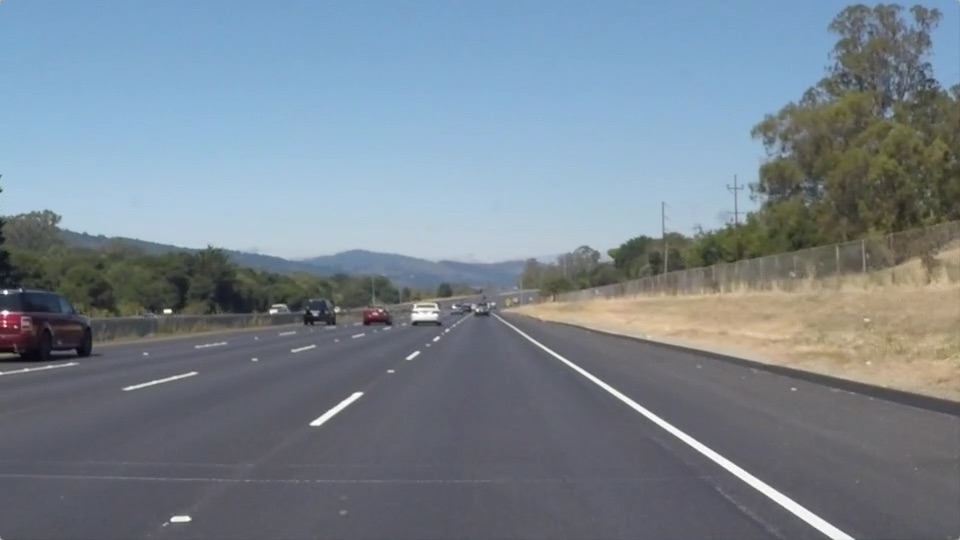
#> input picture test_images/solidWhiteRight.jpg, 960 x 540 px
$ jupyter execute --allow-errors P1.ipynb   (shell and % lines are left out)
#> lines starting #> are read from the running program, lines starting #| are printed output that depends on the picture; after the words box and inside, x2 and y2 are one past the last pixel; in counts of white or black regions, pixels touching at a corner belong together
# Self-Driving Car Engineer Nanodegree

## Project: **Finding Lane Lines on the Road**
***
In this project, you will use the tools you learned about in the lesson to identify lane lines on the road.  You can develop your pipeline on a series of individual images, and later apply the result to a video stream (really just a series of images). Check out the video clip "raw-lines-example.mp4" (also contained in this repository) to see what the output should look like after using the helper functions below.

Once you have a result that looks roughly like "raw-lines-example.mp4", you'll need to get creative and try to average and/or extrapolate the line segments you've detected to map out the full extent of the lane lines.  You can see an example of the result you're going for in the video "P1_example.mp4".  Ultimately, you would like to draw just one line for the left side of the lane, and one for the right.

In addition to implementing code, there is a brief writeup to complete. The writeup should be completed in a separate file, which can be either a markdown file or a pdf document. There is a [write up template](https://github.com/udacity/CarND-LaneLines-P1/blob/master/writeup_template.md) that can be used to guide the writing process. Completing both the code in the Ipython notebook and the writeup template will cover all of the [rubric points](https://review.udacity.com/#!/rubrics/322/view) for this project.

---
Let's have a look at our first image called 'test_images/solidWhiteRight.jpg'.  Run the 2 cells below (hit Shift-Enter or the "play" button above) to display the image.

**Note: If, at any point, you encounter frozen display windows or other confounding issues, you can always start again with a clean slate by going to the "Kernel" menu above and selecting "Restart & Clear Output".**

---

**The tools you have are color selection, region of interest selection, grayscaling, Gaussian smoothing, Canny Edge Detection and Hough Tranform line detection.  You  are also free to explore and try other techniques that were not presented in the lesson.  Your goal is piece together a pipeline to detect the line segments in the image, then average/extrapolate them and draw them onto the image for display (as below).  Once you have a working pipeline, try it out on the video stream below.**

---

<figure>

 <figcaption>
 <p></p>
 <p style="text-align: center;"> Your output should look something like this (above) after detecting line segments using the helper functions below </p>
 </figcaption>
</figure>
 <p></p>
<figure>

 <figcaption>
 <p></p>
 <p style="text-align: center;"> Your goal is to connect/average/extrapolate line segments to get output like this</p>
 </figcaption>
</figure>

**Run the cell below to import some packages.  If you get an `import error` for a package you've already installed, try changing your kernel (select the Kernel menu above --> Change Kernel).  Still have problems?  Try relaunching Jupyter Notebook from the terminal prompt.  Also, consult the forums for more troubleshooting tips.**

## Import Packages

[cell 1]
#importing some useful packages
import matplotlib.pyplot as plt
import matplotlib.image as mpimg
import numpy as np
import cv2
import os
import sys
from collections import deque

## Read in an Image

[cell 2]
#reading in an image
image = mpimg.imread('test_images/solidWhiteRight.jpg')
#> image is the input picture: shape (540, 960, 3); mean R, G, B 120.3, 132.6, 143.7

#printing out some stats and plotting
print('This image is:', type(image), 'with dimensions:', image.shape)
#| This image is: <class 'numpy.ndarray'> with dimensions: (540, 960, 3)
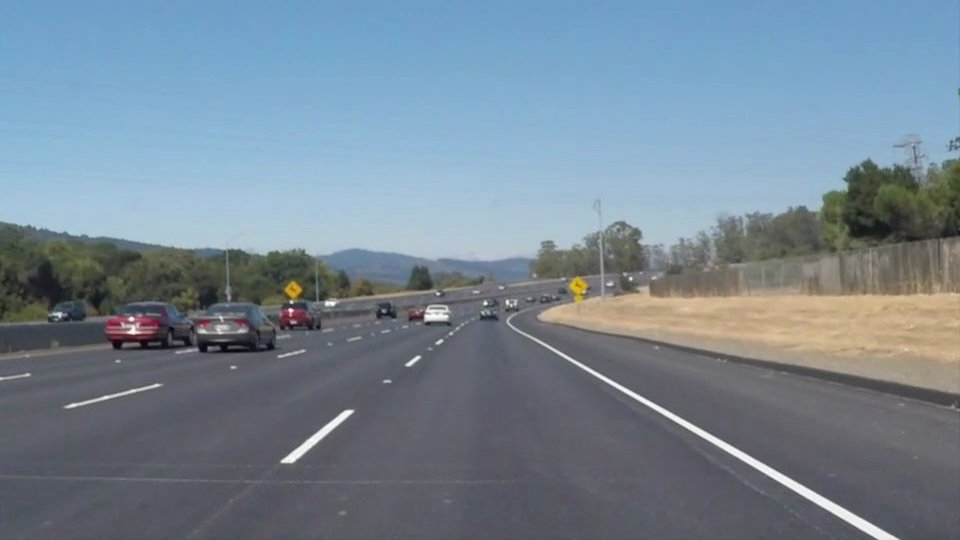
#> input picture test_images/solidWhiteCurve.jpg, 960 x 540 px
#> in TestImage, image is the input picture: shape (540, 960, 3); mean R, G, B 118.5, 134.5, 148.1
plt.imshow(image)  # if you wanted to show a single color channel image called 'gray', for example, call as plt.imshow(gray, cmap='gray')

## Ideas for Lane Detection Pipeline

**Some OpenCV functions (beyond those introduced in the lesson) that might be useful for this project are:**

`cv2.inRange()` for color selection
`cv2.fillPoly()` for regions selection
`cv2.line()` to draw lines on an image given endpoints
`cv2.addWeighted()` to coadd / overlay two images
`cv2.cvtColor()` to grayscale or change color
`cv2.imwrite()` to output images to file
`cv2.bitwise_and()` to apply a mask to an image

**Check out the OpenCV documentation to learn about these and discover even more awesome functionality!**

## Helper Functions

Below are some helper functions to help get you started. They should look familiar from the lesson!

[cell 3]
import math
g_left_upper = (0,0)
g_left_down = (0,0)
g_right_down = (0,0)
g_right_upper = (0,0)
last_5_average_left_side_lines = deque([])
last_5_average_right_side_lines = deque([])
last_left_low_point = []
last_left_up_point = []
last_right_low_point = []
last_right_up_point = []

def grayscale(img):
    """Applies the Grayscale transform
    This will return an image with only one color channel
    but NOTE: to see the returned image as grayscale
    (assuming your grayscaled image is called 'gray')
    you should call plt.imshow(gray, cmap='gray')"""
    return cv2.cvtColor(img, cv2.COLOR_RGB2GRAY)
    # Or use BGR2GRAY if you read an image with cv2.imread()
    # return cv2.cvtColor(img, cv2.COLOR_BGR2GRAY)

def canny(img, low_threshold, high_threshold):
    """Applies the Canny transform"""
    return cv2.Canny(img, low_threshold, high_threshold)

def gaussian_blur(img, kernel_size):
    """Applies a Gaussian Noise kernel"""
    return cv2.GaussianBlur(img, (kernel_size, kernel_size), 0)

def region_of_interest(img, vertices):
    """
    Applies an image mask.

    Only keeps the region of the image defined by the polygon
    formed from `vertices`. The rest of the image is set to black.
    """
    #defining a blank mask to start with
    mask = np.zeros_like(img)

    #defining a 3 channel or 1 channel color to fill the mask with depending on the input image
    if len(img.shape) > 2:
        channel_count = img.shape[2]  # i.e. 3 or 4 depending on your image
        ignore_mask_color = (255,) * channel_count
    else:
        ignore_mask_color = 255

    #filling pixels inside the polygon defined by "vertices" with the fill color
    cv2.fillPoly(mask, vertices, ignore_mask_color)

    #returning the image only where mask pixels are nonzero
    masked_image = cv2.bitwise_and(img, mask)
    return masked_image

def separate_left_right_lane(lines, middle_line):
    """
    This is separate the lines into left and right lanes
    """

    left_side_lane1_lines = []
    right_side_lane2_lines = []
    x1 = middle_line[0]
    y1 = middle_line[1]
    x2 = middle_line[2]
    y2 = middle_line[3]

    left_upper = get_boundary_points()[0]
    left_value = (left_upper[0] - x1)*(y2-y1) - (left_upper[1]-y1)*(x2-x1)
    for line in lines:
        for x, y, a, b in line:
            if abs(x -a)>0.1 and abs((y-b)/(x-a)) < 0.5:  # if the angle is within [-30, 30] degree, ignore it
                continue
            d = (x - x1) * (y2 - y1) - (y - y1) * (x2 - x1)
            if d * left_value > 0:
                left_side_lane1_lines += [(x,y,a,b)]
            else:
                right_side_lane2_lines += [(x,y,a,b)]
    return left_side_lane1_lines, right_side_lane2_lines

def get_expanded_line(average_line, boundary_line):
    '''
    expand the average line to the boundary of the interested region
    '''
    upPoint = (average_line[0], average_line[1])
    lowPoint = (average_line[2], average_line[3])
    boundary_upPoint = (boundary_line[0], boundary_line[1])
    boundary_lowPoint = (boundary_line[2], boundary_line[3])
    project_lowPoint = get_projection_point(lowPoint, upPoint, boundary_lowPoint)
    project_upPoint  = get_projection_point(lowPoint, upPoint, boundary_upPoint)
    expanded_line = [int(round(x)) for x in (project_lowPoint[0], project_lowPoint[1], project_upPoint[0], project_upPoint[1])]
    return expanded_line

def get_boundary_line_on_the_same_side(middle_line, testing_point):
    '''
    get boundary line on the same side as the testing point
    '''
    x1, y1, x2, y2 = middle_line[0], middle_line[1], middle_line[2], middle_line[3]
    test_x, test_y = testing_point[0], testing_point[1]
    d = (test_x - x1) * (y2 - y1) - (test_y - y1) * (x2 - x1)
    left_boundary_lane, right_boundary_lane = get_left_right_boundary_lanes()

    test_x, test_y = left_boundary_lane[0], left_boundary_lane[1]
    d1 = (test_x - x1) * (y2 - y1) - (test_y - y1) * (x2 - x1)

    if (d * d1 > 0):
        return left_boundary_lane, True # true means left lane
    else:
        return right_boundary_lane, False # false mean right lane

def smooth_average_line(line, is_left_side):
    '''
    Use the current line together the last 5 frame average line value
    to smooth the value
    '''
    global last_5_average_left_side_lines
    global last_5_average_right_side_lines

    if is_left_side:
        last_5_average_lines = last_5_average_left_side_lines
    else:
        last_5_average_lines = last_5_average_right_side_lines

    history_size = len(last_5_average_lines)
    sum_x1, sum_y1, sum_x2, sum_y2 = line[0], line[1], line[2], line[3]
    for x1, y1, x2, y2 in last_5_average_lines:
        sum_x1 += x1
        sum_y1 += y1
        sum_x2 += x2
        sum_y2 += y2
    x1 = sum_x1 / (history_size + 1)
    y1 = sum_y1 / (history_size + 1)
    x2 = sum_x2 / (history_size + 1)
    y2 = sum_y2 / (history_size + 1)
    smoothed_line = [x1, y1, x2, y2]
    if (history_size == 5):
        last_5_average_lines.popleft()
    last_5_average_lines.append(smoothed_line)

    return smoothed_line

def get_average_expand_line(lines, is_left):
    """
    from a set of lines, return the average line
    """
    # Get the average Y Value
    sumY = 0
    for line in lines:
        sumY += line[1] + line[3]
    global last_left_low_point
    global last_left_up_point
    global last_right_low_point
    global last_right_up_point
    detected_lines_length = len(lines)
    if detected_lines_length > 0:
        averageY = sumY / 2 / detected_lines_length
        upperPnts = []
        lowerPnts = []
        for line in lines:
            x1, y1, x2, y2 = line[0], line[1], line[2], line[3]
            # upper points group
            if (y1 < averageY):
                upperPnts.append((x1, y1))
            else:
                lowerPnts.append((x1, y1))
            # lower points group
            if (y2 < averageY):
                upperPnts.append((x2, y2))
            else:
                lowerPnts.append((x2, y2))
        lowSumValues = list(map(sum, zip(*lowerPnts)))
        upSumValues = list(map(sum, zip(*upperPnts)))

        if (len(lowerPnts) == 0):
            if is_left:
                lowPoint = last_left_low_point
            else:
                lowPoint = last_right_low_point
        else:
            lowPoint = list(map(lambda x: x/len(lowerPnts), lowSumValues))
        if (len(upperPnts) == 0):
            if is_left:
                upPoint = last_left_up_point
            else:
                upPoint = last_right_up_point
        else:
            upPoint  = list(map(lambda x: x/len(upperPnts), upSumValues))

        if is_left:
            last_left_low_point = lowPoint
            last_left_up_point = upPoint
        else:
            last_right_low_point = lowPoint
            last_right_up_point = upPoint

    else:
        if is_left:
            lowPoint = last_left_low_point
            upPoint = last_left_up_point
        else:
            lowPoint = last_right_low_point
            upPoint = last_right_up_point

    middle_line = get_middle_lane()
    boundary_line, is_left_side = get_boundary_line_on_the_same_side(middle_line, lowPoint)
    average_line = [upPoint[0], upPoint[1], lowPoint[0], lowPoint[1]]
    average_line = smooth_average_line(average_line, is_left_side)
    expand_line = get_expanded_line(average_line, boundary_line)

    return expand_line

def get_projection_point(pointA, pointB, point):
    '''
    get the project of point on the line formed by pointA, pointB
    '''
    v1 = (point[0]  - pointA[0], point[1]  - pointA[1]) #point - pointA
    v2 = (pointB[0] - pointA[0], pointB[1] - pointA[1]) #pointB - pointA
    v2_dim = math.sqrt(v2[0]*v2[0] + v2[1]*v2[1])
    v2_norm = [v2[0] / v2_dim, v2[1] / v2_dim]
    project_length = v1[0] * v2_norm[0] + v1[1] * v2_norm[1]
    x = pointA[0] + v2_norm[0] * project_length
    y = pointA[1] + v2_norm[1] * project_length
    return [x, y]


def draw_lines(img, lines, color=[255, 0, 0], thickness=2):
    """
    NOTE: this is the function you might want to use as a starting point once you want to
    average/extrapolate the line segments you detect to map out the full
    extent of the lane (going from the result shown in raw-lines-example.mp4
    to that shown in P1_example.mp4).

    Think about things like separating line segments by their
    slope ((y2-y1)/(x2-x1)) to decide which segments are part of the left
    line vs. the right line.  Then, you can average the position of each of
    the lines and extrapolate to the top and bottom of the lane.

    This function draws `lines` with `color` and `thickness`.
    Lines are drawn on the image inplace (mutates the image).
    If you want to make the lines semi-transparent, think about combining
    this function with the weighted_img() function below
    """
    for line in lines:
        for x1,y1,x2,y2 in line:
            #print(x1,y1,x2,y2)
            cv2.line(img, (x1, y1), (x2, y2), color, thickness)

def hough_lines(img, rho, theta, threshold, min_line_len, max_line_gap):
    """
    `img` should be the output of a Canny transform.

    Returns an image with hough lines drawn.
    """
    line_img = np.zeros((img.shape[0], img.shape[1], 3), dtype=np.uint8)
    lines = cv2.HoughLinesP(img, rho, theta, threshold, np.array([]), minLineLength=min_line_len, maxLineGap=max_line_gap)
    middle_line = get_middle_lane()
    left_side_lines, right_side_lines = separate_left_right_lane(lines, middle_line)
    left_line = list(get_average_expand_line(left_side_lines, True))
    left_line_array = np.array([[left_line]])
    #printprint(one_side_line)
    right_line = list(get_average_expand_line(right_side_lines, False))
    right_line_array = np.array([[right_line]])
    #print(other_side_line)
    draw_lines(line_img, left_line_array, thickness=10)
    draw_lines(line_img, right_line_array, thickness=10)
    return line_img

# Python 3 has support for cool math symbols.

def weighted_img(img, initial_img, α=0.8, β=1., λ=0.):
    """
    `img` is the output of the hough_lines(), An image with lines drawn on it.
    Should be a blank image (all black) with lines drawn on it.

    `initial_img` should be the image before any processing.

    The result image is computed as follows:

    initial_img * α + img * β + λ
    NOTE: initial_img and img must be the same shape!
    """
    return cv2.addWeighted(initial_img, α, img, β, λ)

def get_middle_lane():
    '''
    This is to get the region of interest
    '''
    left_upper_p,left_down_p, right_down_p, right_upper_p = get_boundary_points()
    upper_x = int(round(left_upper_p[0] + right_upper_p[0] ) * 0.5)
    upper_y = int(round(left_upper_p[1] + right_upper_p[1] ) * 0.5)
    lower_x = int(round(left_down_p[0] + right_down_p[0] ) * 0.5)
    lower_y = int(round(left_down_p[1] + right_down_p[1] ) * 0.5)
    return [upper_x, upper_y, lower_x, lower_y]

def get_left_right_boundary_lanes():
    '''
    get the left|right boundary line from the boundary points
    '''
    left_upper_p,left_down_p, right_down_p, right_upper_p = get_boundary_points()
    left_boundary_lane = [left_upper_p[0], left_upper_p[1], left_down_p[0], left_down_p[1]]
    right_boundary_lane = [right_upper_p[0], right_upper_p[1], right_down_p[0], right_down_p[1]]
    return left_boundary_lane, right_boundary_lane

def get_boundary_points(image=None):
    '''
    return the boundary points of the given image's shape and set the values
    to the global left_upper, left_down, right_down, right_upper points
    if image is not given, return the global value
    '''
    global left_upper, left_down, right_down, right_upper
    if image is not None:
        #calculate the boundary
        width, height = image.shape[1], image.shape[0]
        left_horizontal_ratio = 0.45
        right_horizontal_ratio = 0.55
        left_upper_width = int(round(width * left_horizontal_ratio))
        right_upper_width = width - left_upper_width
        vertical_ratio = 0.6
        half_height = int(round(height * vertical_ratio))

        left_upper = (left_upper_width, half_height)
        left_down = (0, height)
        right_down = (width, height)
        right_upper = (right_upper_width, half_height)

        '''
        left_upper = (430,320)
        left_down = (100,540)
        right_down = (920,540)
        right_upper = (530,320)
        '''
        # [4 lines of commented-out code are left out]
    return left_upper, left_down, right_down, right_upper

def reset_global_values():
    '''
    As when used in jupyter book,
    sometimes we need to reset the global value
    '''
    global g_left_down, g_left_upper
    global g_right_down, g_right_upper
    global last_5_average_left_side_lines, last_5_average_right_side_lines
    global last_left_low_point, last_left_up_point
    global last_right_low_point, last_right_up_point
    g_left_upper = (0,0)
    g_left_down = (0,0)
    g_right_down = (0,0)
    g_right_upper = (0,0)
    last_5_average_left_side_lines = deque([])
    last_5_average_right_side_lines = deque([])
    last_left_low_point = []
    last_left_up_point = []
    last_right_low_point = []
    last_right_up_point = []

def process_image(image):
    '''
    the pipe line to process each image
    '''
    try:
        red_threshold = 180
        green_threshold = 180
        blue_threshold = 0
        rgb_threshold = [red_threshold, green_threshold, blue_threshold]
        thresholds = (image[:,:,0] < rgb_threshold[0]) \
                    | (image[:,:,1] < rgb_threshold[1]) \
                    | (image[:,:,2] < rgb_threshold[2])
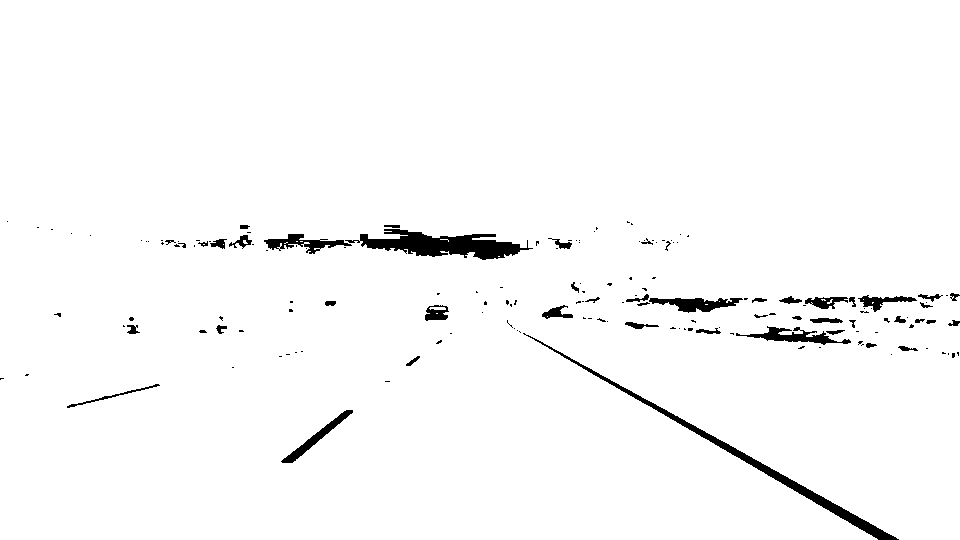
#> thresholds: shape (540, 960) bool; 97.7% white; 163 black regions (116 under 20 px), largest, box (x1, y1, x2, y2) and area: (345, 229, 533, 260) 2753, (523, 333, 899, 540) 2494, (736, 326, 851, 345) 758

        filterImg = np.copy(image)
        filterImg[thresholds] = [0,0,0]
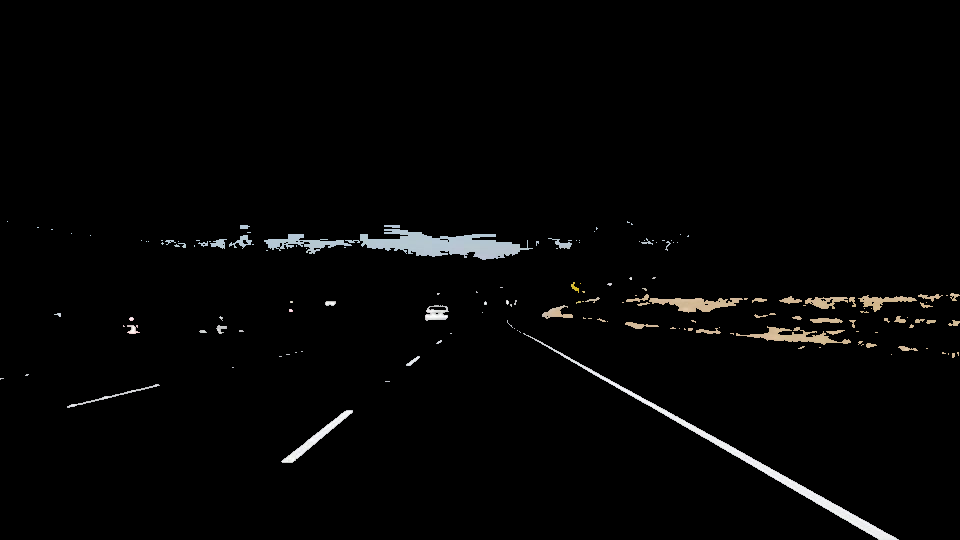
#> filterImg: shape (540, 960, 3); mean R, G, B 4.7, 4.6, 4.5
        #print(filterImg.shape)
        #colorFiltered = plt.imshow(filterImg)
        #plt.show(colorFiltered)
        # Gray Scale
        gray = grayscale(filterImg)

        # Gaussian Blur
        kernel_size = 5
        gray_blur = gaussian_blur(gray, 5)
#> (the rest of the program and of its run is left out)
